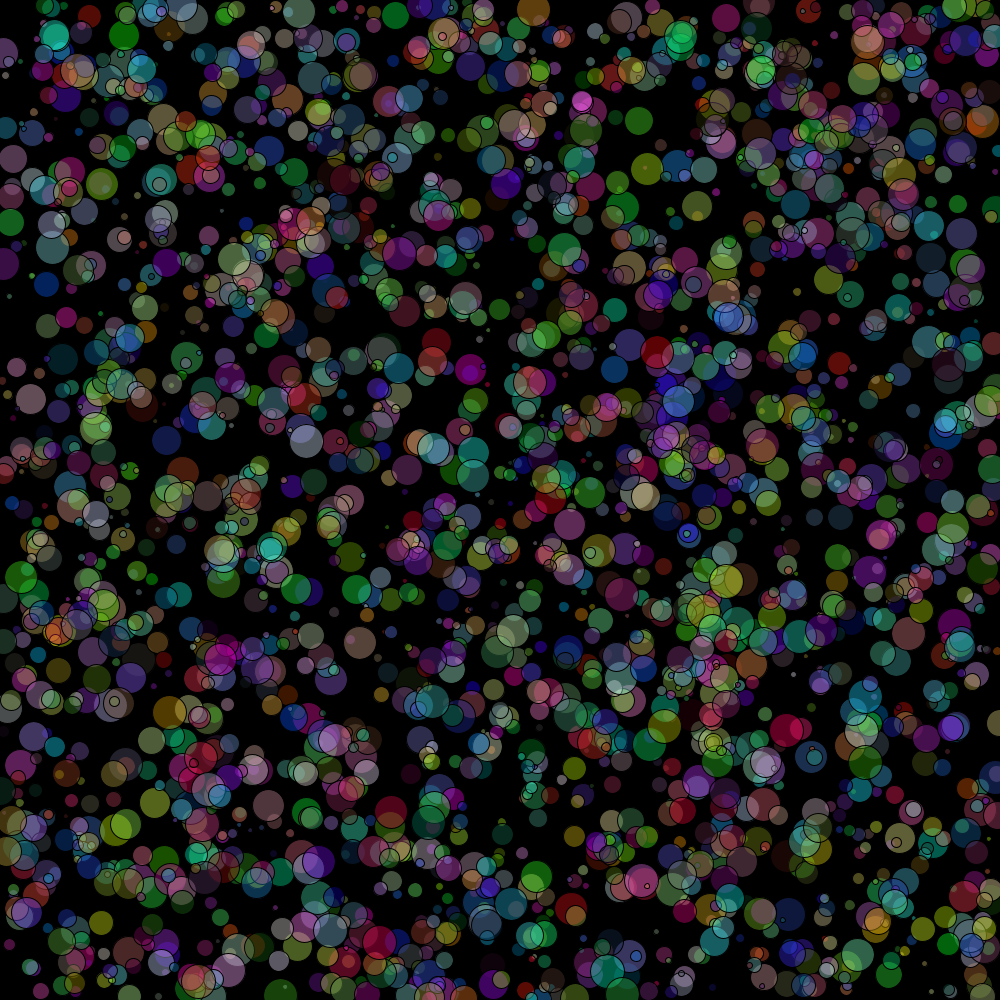
Frame 1 (no input)
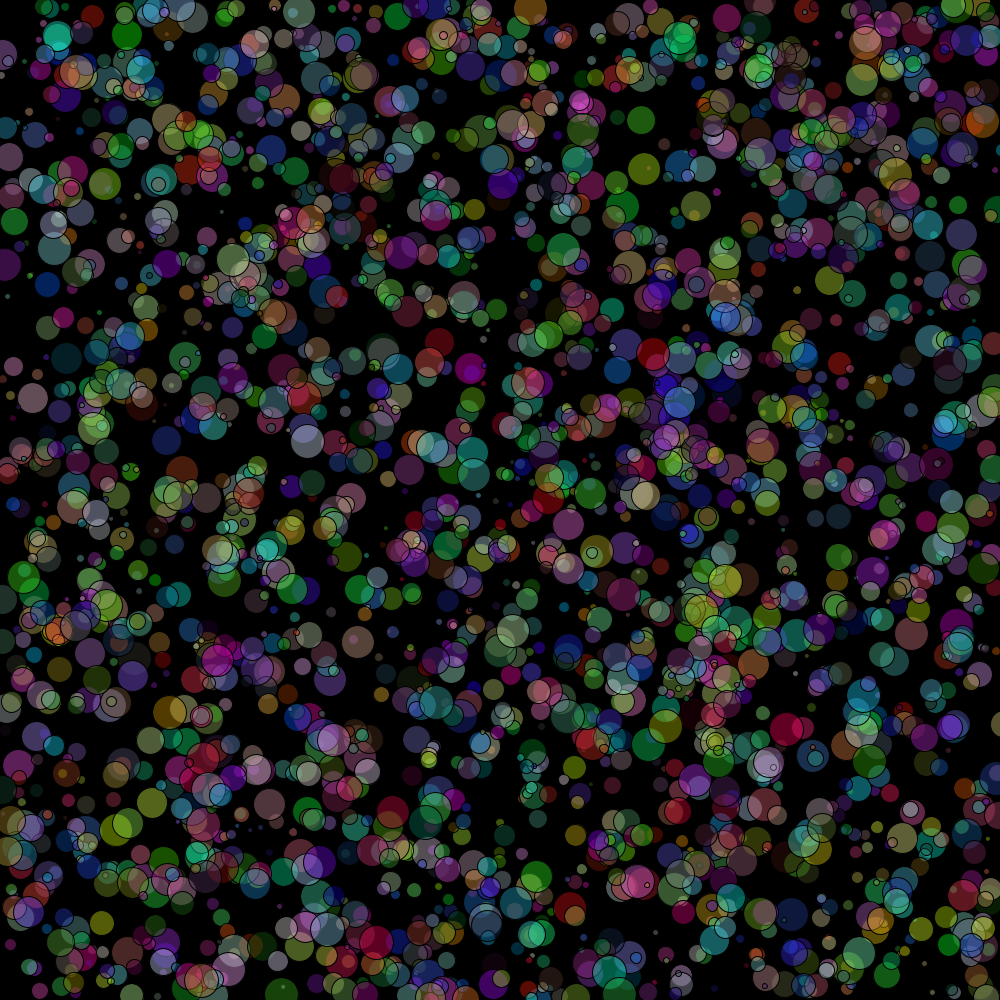
Frame 60 (the mouse pressed at the canvas centre just before this capture)
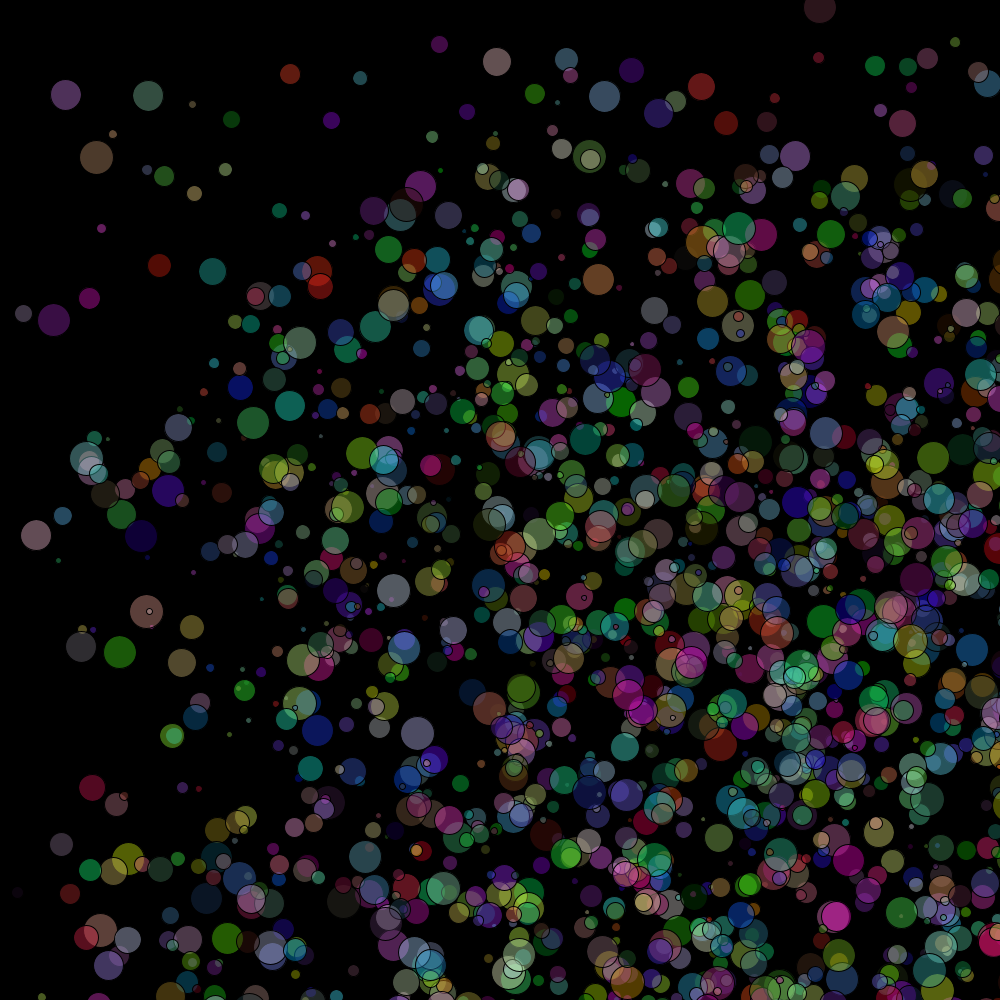
Frame 120 (the mouse held since frame 60 and released just before this capture)

The Processing sketch that drew these frames (run headless with seeded random() and noise(); from frame 60 on, the mouse is pressed at the canvas centre):

// Processing sketch: Chemotaxis
// ── Chemotaxis.pde
Bacteria[] bacteria;
int bact = 2500;
boolean away = false;
 void setup() {    
   size(1000,1000);
   frameRate(20);
   background(0);
   bacteria = new Bacteria[bact];
   for (int i = 0; i < bacteria.length; i++){
    int x = (int)(width*Math.random());
    int y = (int)(height*Math.random());   
    int r = (int)(random(255));
    int g = (int)(random(255));
    int b = (int)(random(255));
    int rad = (int)random(30)+ 5;
    
    bacteria[i] = new Bacteria(x, y, r, g, b, rad);
   }
 }   
 
 void draw()   {    
  background(0);
  for (int i = 0; i < bacteria.length; i++) {
    bacteria[i].show();
    
  }

    
    
 }  

   
 class Bacteria    {   
   float x_pos; 
   float y_pos;
   int r;
   int g;
   int b;
   int rad;
   
   
   Bacteria(float x, float y, int r, int g, int b, int radius){
     x_pos = x;
     y_pos = y;
     this.r = r;
     this.g = g;
     this.b = b;
     rad = radius;
 
     
   }
  
   
   void show(){
     float j = 5;
     float z = 2;
     if(mousePressed){
       j = mouseX;
       z = mouseY;
       
     
     }

     
     pushMatrix();
     translate(x_pos + random(j), y_pos + random(z));
     fill((r),(g),(b), 100);
     ellipse(0,0,rad,rad);
     popMatrix();
   }
   
   
 	
 }    
